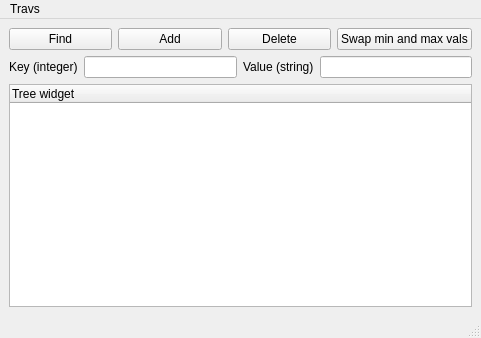
<?xml version="1.0" encoding="UTF-8"?>
<ui version="4.0">
 <class>MainWindow</class>
 <widget class="QMainWindow" name="MainWindow">
  <property name="geometry">
   <rect>
    <x>0</x>
    <y>0</y>
    <width>481</width>
    <height>338</height>
   </rect>
  </property>
  <property name="windowTitle">
   <string>MainWindow</string>
  </property>
  <widget class="QWidget" name="centralwidget">
   <layout class="QVBoxLayout" name="verticalLayout">
    <item>
     <layout class="QHBoxLayout" name="horizontalLayout">
      <item>
       <widget class="QPushButton" name="Find_btn">
        <property name="text">
         <string>Find</string>
        </property>
       </widget>
      </item>
      <item>
       <widget class="QPushButton" name="Add_btn">
        <property name="text">
         <string>Add</string>
        </property>
       </widget>
      </item>
      <item>
       <widget class="QPushButton" name="Delete_btn">
        <property name="text">
         <string>Delete</string>
        </property>
       </widget>
      </item>
      <item>
       <widget class="QPushButton" name="Swap_Btn">
        <property name="text">
         <string>Swap min and max vals</string>
        </property>
       </widget>
      </item>
     </layout>
    </item>
    <item>
     <layout class="QHBoxLayout" name="horizontalLayout_2">
      <item>
       <widget class="QLabel" name="Key_label">
        <property name="text">
         <string>Key (integer)</string>
        </property>
       </widget>
      </item>
      <item>
       <widget class="QLineEdit" name="Key_ledit"/>
      </item>
      <item>
       <widget class="QLabel" name="Val_label">
        <property name="text">
         <string>Value (string)</string>
        </property>
       </widget>
      </item>
      <item>
       <widget class="QLineEdit" name="Val_ledit"/>
      </item>
     </layout>
    </item>
    <item>
     <widget class="QTreeWidget" name="treeWidget">
      <column>
       <property name="text">
        <string>Tree widget</string>
       </property>
      </column>
     </widget>
    </item>
   </layout>
  </widget>
  <widget class="QMenuBar" name="menubar">
   <property name="geometry">
    <rect>
     <x>0</x>
     <y>0</y>
     <width>481</width>
     <height>21</height>
    </rect>
   </property>
   <widget class="QMenu" name="menuTravs">
    <property name="title">
     <string>Travs</string>
    </property>
    <addaction name="actionPre"/>
    <addaction name="actionPost"/>
    <addaction name="actionInfix"/>
   </widget>
   <addaction name="menuTravs"/>
  </widget>
  <widget class="QStatusBar" name="statusbar"/>
  <action name="actionPre">
   <property name="text">
    <string>Prefix</string>
   </property>
  </action>
  <action name="actionPost">
   <property name="text">
    <string>Postfix</string>
   </property>
  </action>
  <action name="actionInfix">
   <property name="text">
    <string>Infix</string>
   </property>
  </action>
 </widget>
 <resources/>
 <connections/>
</ui>
